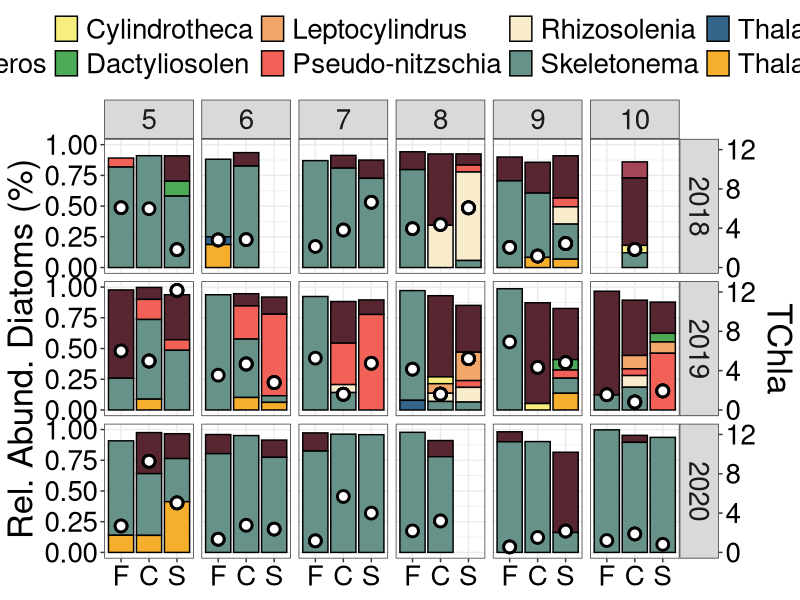
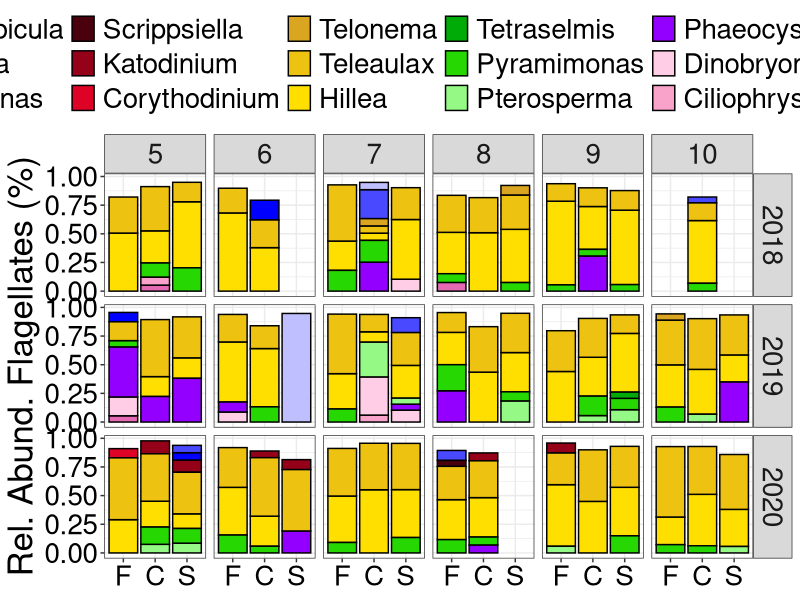
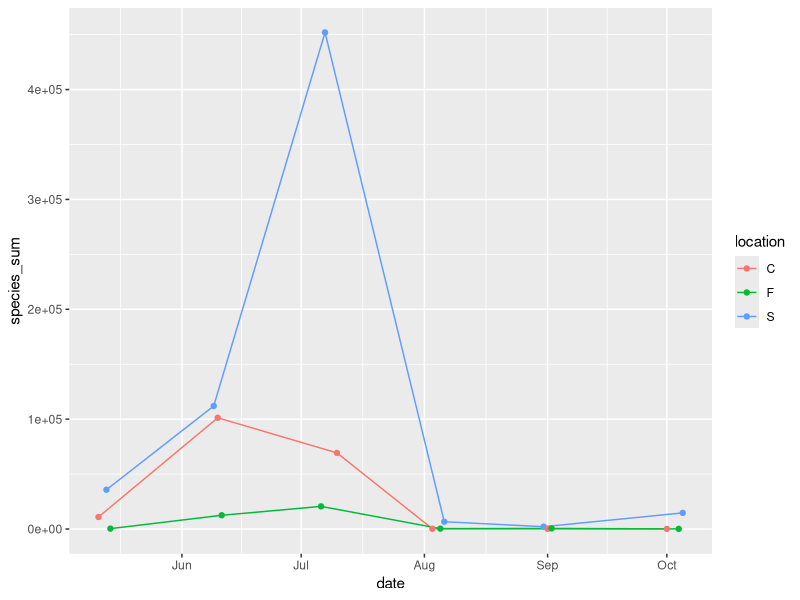
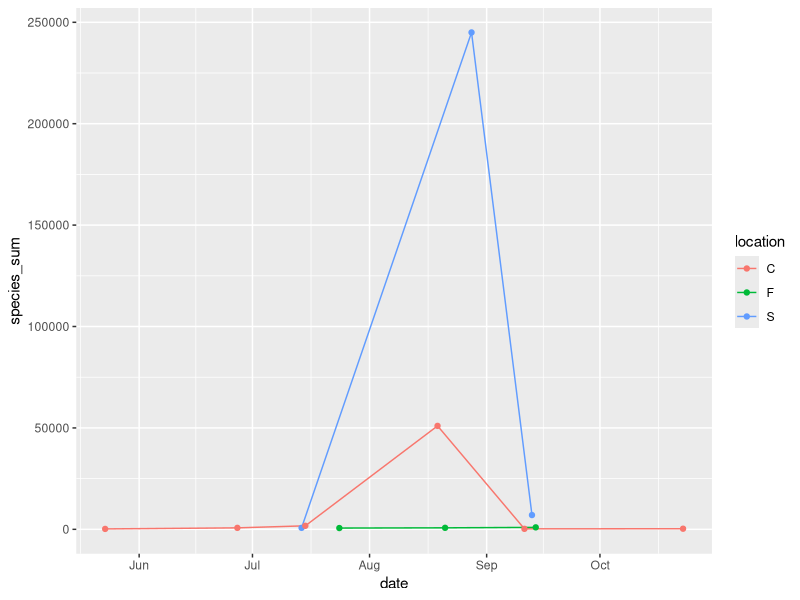
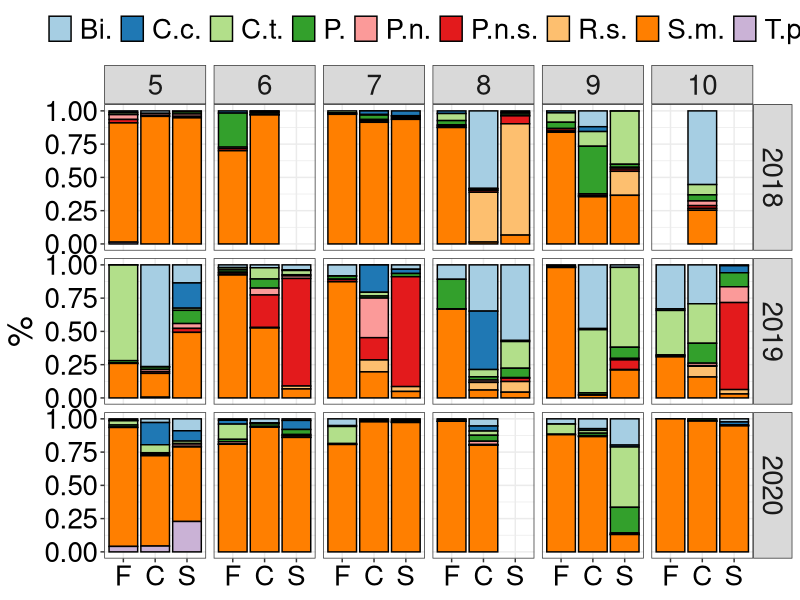
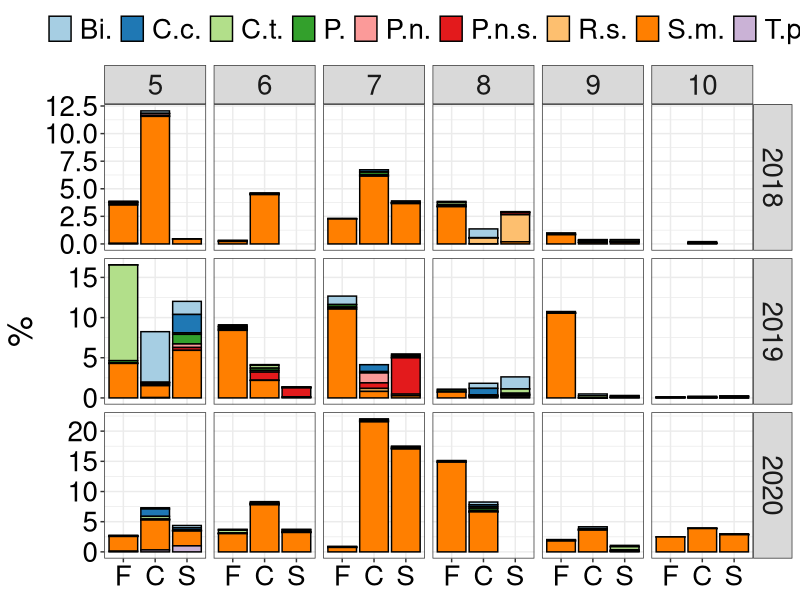
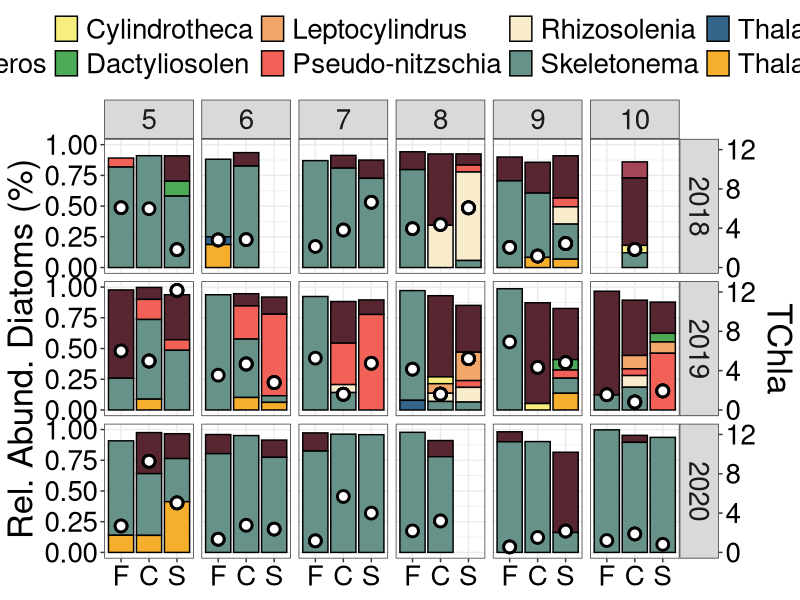
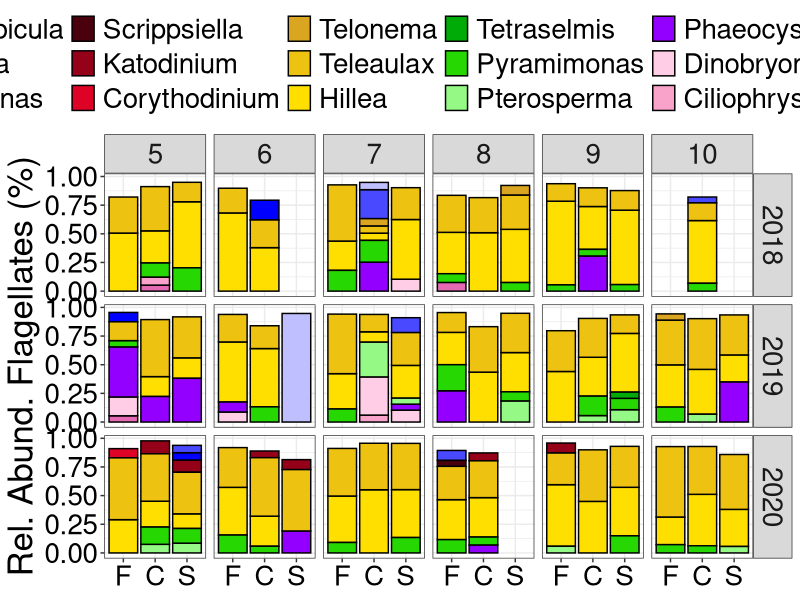

These charts were generated, in order, by the following R code: (Note: this script raises an error after producing the figures.)
## ---- chunk 1
#Upload packages
library(tidyverse)
library(readxl)
library(here)
library(patchwork)
library(RColorBrewer)

#Need to go through and test these

## ---- chunk 2
#Upload data from my master data standardization sheet
micro <- read_csv(here("outputs", "micro_master_2021-10-18.csv")) 

#Uploading chl data that has been converted to TChla
chl <- read_csv(here("outputs", "chl_hplc_merged.csv"))

#Uploading datasheet with physical, nutrients, chlorophyll, microscopy and chemtax data.
data <- read_csv(here("outputs", "ctd_merge_2021-11-04_chem.csv"))

## ---- chunk 3
#Remove QU39
micro <- micro %>% 
  filter(!site_id == "QU39")

micro <- micro %>% 
  mutate(year = lubridate::year(date)) %>% 
  relocate(year, .after = date)
## ---- chunk 4
# Changing site_id to location 
micro <- micro %>% 
    mutate(location = case_when(site_id == "DFO2" ~ "F",
                              site_id == "KC10" ~ "C",
                              site_id == "QCS01" ~ "S",
                              TRUE ~ as.character(site_id))) %>% 
  relocate(location, .after = site_id)
## ---- chunk 5
#Trying to look at only species present in 10% of samples
#How many samples

species_10 <- micro %>%
  group_by(scientificName) %>%
  summarise(n_obs = n()) %>%
  ungroup() %>%
  mutate(perc_obs = n_obs/50) %>%
  filter(perc_obs >= 0.10)
# 
species_10_list <- species_10$scientificName
# 
micro <- micro %>% 
  filter(scientificName %in% species_10_list)

## ---- chunk 6
#Goal is to show the prominent diatom species for each sampling date

#1 Look at what species were dominant for each sample
micro_diat <- micro %>% 
  filter(class == "Bacillariophyceae") %>% 
  group_by(date, site_id) %>% 
  mutate(total_abund = sum(species_sum)) %>% 
  ungroup() %>% 
  mutate(diat_perc = species_sum/total_abund)

# micro_diat_order <- micro_diat %>% 
#   group_by(date, site_id) %>%
#   mutate(diat_rank = order(order(species_sum, decreasing = TRUE))) %>% 
#   ungroup()

micro_diat_stats <- micro_diat %>% 
  group_by(site_id, scientificName) %>% 
  summarise(med_abund = median(species_sum),
            med_perc = median(diat_perc)) %>% 
  mutate_at(vars(med_perc), funs(round(., 2)))


micro_genus <- micro_diat %>% 
  filter(!is.na(genus)) %>% 
  group_by(date, site_id, location, month_surv, genus) %>% 
  summarize(sum_genus = sum(species_sum)) %>% 
  ungroup() %>% 
  group_by(date, site_id) %>% 
  mutate(sum_all = sum(sum_genus)) %>% 
  ungroup() %>% 
  mutate(perc_genus = sum_genus/sum_all,
         year = lubridate::year(date))
## ---- chunk 7
#Merging genus level data with chlorophyll
micro_genus <- micro_genus %>% 
  left_join(chl)
## ---- chunk 8

#Order locations from fjord to shelf
order_loc <- c("F", "C", "S")

#Chemtax - Specify order of phyto groups for figures
micro_genus <- arrange(mutate(micro_genus,
                         location = factor(location, levels = order_loc)))

## ---- chunk 9
#define the colours to use in the figure
colours = c( "#A54657",
             "#582630",
             "#F7EE7F",
             "#4DAA57",
             "#F1A66A",
             "#F26157",
             "#F9ECCC",
             "#679289",
             "#33658A",
             "#F6AE2D")
## ---- chunk 10
coeff <- 12.5

micro_genus %>% 
  filter(perc_genus >= 0.05) %>% 
  ggplot(aes(x = as.factor(location), y = perc_genus, 
             fill = genus)) + 
  geom_bar(stat = "identity", position = "stack", color = "black") + 
  geom_point(aes(x = as.factor(location), y = chl/coeff), pch = 21,
             color = "Black", fill = "white", stroke = 1.5, size = 3) +
  scale_y_continuous(sec.axis = sec_axis(~ . *coeff, name = "TChla")) +
  facet_grid(year ~ month_surv) +
  scale_fill_manual(values = colours) +  
                    # labels = c("Bi.",
                    #            "C.c.",
                    #            "C.t.",
                    #            "P.",
                    #            "P.n.",
                    #            "P.n.s.",
                    #            "R.s.",
                    #            "S.m.",
                    #            "T.p.")) +
  theme_bw() +
  ylab("Rel. Abund. Diatoms (%)") +
  theme(text = element_text(size = 25),
        axis.title.x = element_blank(),
        # axis.text.y = element_blank(),
        axis.text = element_text(colour = "black"),
        legend.position = "top",
        legend.direction = "horizontal",
        legend.title = element_blank()) +
  guides(fill = guide_legend(nrow = 2))

ggsave(here("figures_good", "diat_genus_chla.png"),
       width = 14, height = 8, dpi = 300)
## ---- chunk 11
#Goal is to show the prominent diatom species for each sampling date

#1 Look at what species were dominant for each sample
micro_flag <- micro %>% 
  filter(!class == "Bacillariophyceae") %>% 
  group_by(date, site_id) %>% 
  mutate(total_abund = sum(species_sum)) %>% 
  ungroup() %>% 
  mutate(flag_perc = species_sum/total_abund)

# micro_diat_order <- micro_diat %>% 
#   group_by(date, site_id) %>%
#   mutate(diat_rank = order(order(species_sum, decreasing = TRUE))) %>% 
#   ungroup()

flag_diat_stats <- micro_flag %>% 
  group_by(site_id, scientificName) %>% 
  summarise(med_abund = median(species_sum),
            med_perc = median(flag_perc)) %>% 
  mutate_at(vars(med_perc), funs(round(., 2)))


flag_genus <- micro_flag %>% 
  filter(!is.na(genus)) %>% 
  group_by(date, site_id, location, month_surv, genus) %>% 
  summarize(sum_genus = sum(species_sum)) %>% 
  ungroup() %>% 
  group_by(date, site_id) %>% 
  mutate(sum_all = sum(sum_genus)) %>% 
  ungroup() %>% 
  mutate(perc_genus = sum_genus/sum_all,
         year = lubridate::year(date))
## ---- chunk 12
# flag_order <- c("Phaeocystis", "Hillea", "Teleaulax", "Pterosperma",
#                 "Pyramimonas", "Katodinium", "Dinobryon", "Olisthodiscus",
#                 "Metromonas", "Monosiga", "Parvicorbicula")

# flag_order <- c("Parvicorbicula", "Monosiga", "Metromonas", "Olisthodiscus",
#                 "Dinobryon", "Katodinium", "Pyramimonas", "Pterosperma", 
#                 "Teleaulax", "Hillea", "Phaeocystis")

flag_order <- c("Parvicorbicula", "Monosiga", "Metromonas", 
                "Scrippsiella", "Katodinium", "Corythodinium", 
                "Telonema",
                "Teleaulax", "Hillea",
                "Tetraselmis", "Pyramimonas", "Pterosperma",
                "Phaeocystis", 
                "Dinobryon", "Ciliophrys", "Apedinella")

flag_genus <- arrange(mutate(flag_genus,
                         genus = factor(genus, levels = flag_order)))


#Chemtax - Specify order of phyto groups for figures
flag_genus <- arrange(mutate(flag_genus,
                         location = factor(location, levels = order_loc)))

## ---- chunk 13
# colours_flag = c("#E56AB3",
#                  "#F9A3CB",
#                  "#FFCEE6",
#                  "#9300ff",
#                  "#95F985",
#                  "#26D701",
#                  "#00AB08",
#                  "#FFDF00",
#                  "#EDC211",
#                  "#DAA521",
#                  "#8B0000",
#                  "#a23333",
#                  "#c58080",
#                  "#0000FF",
#                  "#4949FF",
#                  "#BFBFFF")


colours_flag = c("#BFBFFF",
                 "#4949FF",
                 "#0000FF",
                 "#4a010d",
                 "#940119",
                 "#de0226",
                 "#DAA521",
                 "#EDC211",
                 "#FFDF00",
                 "#00AB08",
                 "#26D701",
                 "#95F985",
                 "#9300ff",
                 "#FFCEE6",
                 "#F9A3CB",
                 "#E56AB3")
## ---- chunk 14
flag_genus %>% 
  filter(perc_genus >= 0.05) %>% 
  ggplot(aes(x = as.factor(location), y = perc_genus, 
             fill = genus)) + 
  geom_bar(stat = "identity", position = "stack", color = "black") + 
  facet_grid(year ~ month_surv) +
  scale_fill_manual(values = colours_flag) +
  # scale_fill_brewer(palette = "Paired") +  
                    # labels = c("Bi.",
                    #            "C.c.",
                    #            "C.t.",
                    #            "P.",
                    #            "P.n.",
                    #            "P.n.s.",
                    #            "R.s.",
                    #            "S.m.",
                    #            "T.p.")) +
  theme_bw() +
  ylab("Rel. Abund. Flagellates (%)") +
  theme(text = element_text(size = 25),
        axis.title.x = element_blank(),
        # axis.text.y = element_blank(),
        axis.text = element_text(colour = "black"),
        legend.position = "top",
        legend.direction = "horizontal",
        legend.title = element_blank()) +
  guides(fill = guide_legend(nrow = 3))

ggsave(here("figures_rev2", "flag_test_family_no-cryp.png"),
       width = 14, height = 8, dpi = 300)
## ---- chunk 15
micro %>% 
  filter(scientificName == "Pseudo-nitzschia seriata"  & year == "2019") %>% 
  ggplot(aes(x = date, y = species_sum, color = location)) +
  geom_line() +
  geom_point()
## ---- chunk 16
micro %>% 
  filter(scientificName == "Rhizosolenia setigera"  & year == "2018") %>% 
  ggplot(aes(x = date, y = species_sum, color = location)) +
  geom_line() +
  geom_point()

## ---- chunk 17
#What about selecting only species that ever exceed 50000k. Doing a median of these and then plotting. 
diat_gt100k <- micro %>% 
  filter(!site_id == "QU39" & class == "Bacillariophyceae" 
         & species_sum >= 100000) %>%
  distinct(scientificName)

test <- micro %>% 
  filter(scientificName == "Chaetoceros debilis")

diat_gt100k_list <- diat_gt100k$scientificName

diat_test2 <- micro %>% 
  mutate(year = lubridate::year(date)) %>% 
  filter(!site_id == "QU39" 
         & class == "Bacillariophyceae" 
         & scientificName %in% diat_gt100k_list) %>%
  group_by(site_id, year, month_surv, scientificName) %>% 
  summarize(med_count = median(species_sum)) %>% 
  mutate(rank_med = order(order(med_count, decreasing = TRUE))) %>% 
  ungroup()

diat_test2 <- diat_test2 %>% 
    mutate(location = case_when(site_id == "DFO2" ~ "F",
                              site_id == "KC10" ~ "C",
                              site_id == "QCS01" ~ "S",
                              TRUE ~ as.character(site_id))) 

diat_test2 <- arrange(mutate(diat_test2,
                         location = factor(location, levels = order_loc)))
## ---- chunk 18
diat_test2 %>% 
  ggplot(aes(x = as.factor(location), y = med_count, fill = scientificName)) + 
  geom_bar(stat = "identity", position = "fill", color = "black") + 
  facet_grid(year ~ month_surv) + 
  scale_fill_brewer(palette = "Paired", 
                    labels = c("Bi.",
                               "C.c.",
                               "C.t.",
                               "P.",
                               "P.n.",
                               "P.n.s.",
                               "R.s.",
                               "S.m.",
                               "T.p.")) +
  theme_bw() +
  ylab("%") +
  theme(text = element_text(size = 25),
        axis.title.x = element_blank(),
        # axis.text.y = element_blank(),
        axis.text = element_text(colour = "black"),
        legend.position = "top",
        legend.direction = "horizontal",
        legend.title = element_blank()) +
  guides(fill = guide_legend(nrow = 1))

ggsave(here("figures_rev2", "diat_test.png"), 
       width = 12, height = 8, dpi = 300)
## ---- chunk 19
diat_test2 %>% 
  ggplot(aes(x = as.factor(location), y = (med_count/100000),
             fill = scientificName)) + 
  geom_bar(stat = "identity", position = "stack", color = "black") + 
  facet_grid(year ~ month_surv, scales = "free_y") + 
  scale_fill_brewer(palette = "Paired", 
                    labels = c("Bi.",
                               "C.c.",
                               "C.t.",
                               "P.",
                               "P.n.",
                               "P.n.s.",
                               "R.s.",
                               "S.m.",
                               "T.p.")) +
  theme_bw() +
  ylab("%") +
  theme(text = element_text(size = 25),
        axis.title.x = element_blank(),
        # axis.text.y = element_blank(),
        axis.text = element_text(colour = "black"),
        legend.position = "top",
        legend.direction = "horizontal",
        legend.title = element_blank()) +
  guides(fill = guide_legend(nrow = 1))

ggsave(here("figures_rev2", "diat_test_abund.png"), 
       width = 12, height = 8, dpi = 300)
## ---- chunk 20
coeff <- 12.5

diat_test2 %>% 
  ggplot() + 
  geom_bar(aes(x = as.factor(location), y = med_count, fill = scientificName),
           stat = "identity", position = "fill", color = "black") + 
  geom_point(aes(x = as.factor(location), y = chl/coeff), pch = 21,
             color = "Black", fill = "white", stroke = 1.5, size = 3) +
  scale_y_continuous(sec.axis = sec_axis(~ . *coeff, name = "TChla")) +
  facet_grid(year ~ month_surv) + 
  # geom_text(aes(label = year), x = Inf, y = Inf, hjust = 1.5, vjust = 1.5,
            # check_overlap = TRUE) +
  scale_fill_brewer(palette = "Paired", 
                    labels = c("Bi.",
                               "C.c.",
                               "C.t.",
                               "P.",
                               "P.n.",
                               "P.n.s.",
                               "R.s.",
                               "S.m.",
                               "T.p.")) +
  theme_bw() +
  ylab("%") +
  theme(text = element_text(size = 25),
        axis.title.x = element_blank(),
        # axis.text.y = element_blank(),
        axis.text = element_text(colour = "black"),
        legend.position = "top",
        legend.direction = "horizontal",
        legend.title = element_blank()) +
  guides(fill = guide_legend(nrow = 1))

ggsave(here("figures_rev2", "diat_test_perc_tchla.png"), 
       width = 12, height = 8, dpi = 300)
